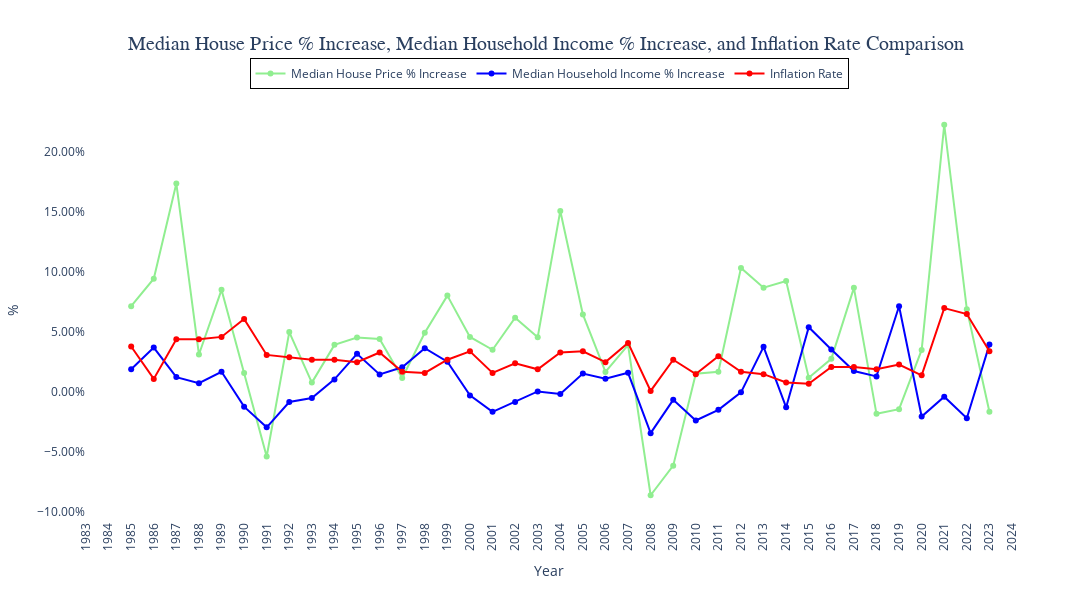

The cell this chart's notebook holds for it:
### Markdown cell above
### **Create a graph to compare the yearly Median House Price % Increase, vs the yearly Median Household Income % Increase, and the yearly Inflation Rate **

### Code cell
# Create the line chart for the Median House Price % Increase
price_line_chart = go.Scatter(x = combined_data_calculations_df["Year"],     # x-axis
                              y = combined_data_calculations_df["Median House Price % Increase"],     # y-axis
                              name = "Median House Price % Increase",     # line_chart legend title
                              mode = "lines+markers",     # Creates a line chart with markers at each data point
                              marker = dict(color = "lightgreen"),     # Changes the color of the line
                              )

# Create the line chart for Median Household Income % Increase
income_line_chart = go.Scatter(x = combined_data_calculations_df["Year"],     # x-axis
                               y = combined_data_calculations_df["Median Household Income % Increase"],     # y-axis
                               name = "Median Household Income % Increase",     # line_chart legend title
                               mode = "lines+markers",     # Creates a line chart with markers at each data point
                               marker = dict(color = "blue"),     # Changes the color of the line
                               )

# Create the line chart for Inflation Rate
inflation_line_chart = go.Scatter(x = combined_data_calculations_df["Year"],     # x-axis
                                  y = combined_data_calculations_df["Inflation Rate"],     # y-axis
                                  name = "Inflation Rate",     # inflation line chart legend title
                                  mode = "lines+markers",     # Creates a line chart with markers at each data point
                                  marker = dict(color = "red"),     # Changes the color of the line
                                  )

# Create the layout with a secondary y-axis for Inflation Rate
layout = go.Layout(title = "Median House Price % Increase, Median Household Income % Increase, and Inflation Rate Comparison",
                   xaxis = dict(title = "Year", 
                                tickangle = -90,     # Rotate tick labels to vertical
                                dtick = 1,     # Set the increment for x-axis ticks (1 year)
                                range = [1983, 2024]),     # Set the beginning and end values for the x-axis range
                   plot_bgcolor = "white",     # Set plot area background color
                   title_x = 0.5,    # Center the title
                   title_font = dict(size = 20, family = "Arial, bold"),     # Set the title font size and style
                   width = 1200,
                   height = 600,
                   yaxis = dict(title = "%", side = "left", tickformat = ".2%"),     # Format for y-axis
                   legend = dict(x = 0.5, y = 1.1,     # Position the legend
                                 xanchor = "center",     # Center the legend horizontally
                                 yanchor = "top",     # Anchor the legend to the bottom
                                 orientation = "h",     # Horizontal orientation
                                 bordercolor = "Black",     # Border color of the legend
                                 borderwidth = 1  # Border width of the legend
                                 )
                  )

# Create the figure with all three charts
combo_fig = go.Figure(data = [price_line_chart, income_line_chart, inflation_line_chart], layout = layout)

# Show the figure
combo_fig.show()

### Figure 1 — Plotly figure (JSON) as saved in the notebook; plotly's stock layout.template omitted (floating-point values rounded to 4 significant figures)
{"data": [{"marker": {"color": "lightgreen"}, "mode": "lines+markers", "name": "Median House Price % Increase", "type": "scatter", "x": [1985, 1986, 1987, 1988, 1989, 1990, 1991, 1992, 1993, 1994, 1995, 1996, 1997, 1998, 1999, 2000, 2001, 2002, 2003, 2004, 2005, 2006, 2007, 2008, 2009, 2010, 2011, 2012, 2013, 2014, 2015, 2016, 2017, 2018, 2019, 2020, 2021, 2022, 2023], "y": [0.0716, 0.09447, 0.1737, 0.03139, 0.08522, 0.01603, -0.05363, 0.05, 0.007937, 0.03937, 0.04545, 0.0442, 0.0118, 0.04938, 0.08039, 0.04598, 0.03528, 0.06201, 0.04577, 0.1509, 0.06469, 0.01683, 0.03916, -0.08586, -0.0612, 0.01539, 0.01694, 0.1035, 0.08701, 0.09247, 0.01204, 0.02777, 0.08684, -0.01805, -0.01417, 0.03516, 0.2227, 0.06908, -0.01627]}, {"marker": {"color": "blue"}, "mode": "lines+markers", "name": "Median Household Income % Increase", "type": "scatter", "x": [1985, 1986, 1987, 1988, 1989, 1990, 1991, 1992, 1993, 1994, 1995, 1996, 1997, 1998, 1999, 2000, 2001, 2002, 2003, 2004, 2005, 2006, 2007, 2008, 2009, 2010, 2011, 2012, 2013, 2014, 2015, 2016, 2017, 2018, 2019, 2020, 2021, 2022, 2023], "y": [0.01901, 0.03714, 0.01252, 0.007453, 0.017, -0.01207, -0.0293, -0.008231, -0.004882, 0.01063, 0.03188, 0.01474, 0.02071, 0.03664, 0.02541, -0.002706, -0.01642, -0.008131, 0.0005856, -0.001463, 0.01553, 0.01111, 0.01612, -0.03412, -0.006397, -0.02356, -0.01469, -0.0001521, 0.03772, -0.01261, 0.05404, 0.03549, 0.01755, 0.0131, 0.07151, -0.02032, -0.003771, -0.0217, 0.03959]}, {"marker": {"color": "red"}, "mode": "lines+markers", "name": "Inflation Rate", "type": "scatter", "x": [1985, 1986, 1987, 1988, 1989, 1990, 1991, 1992, 1993, 1994, 1995, 1996, 1997, 1998, 1999, 2000, 2001, 2002, 2003, 2004, 2005, 2006, 2007, 2008, 2009, 2010, 2011, 2012, 2013, 2014, 2015, 2016, 2017, 2018, 2019, 2020, 2021, 2022, 2023], "y": [0.038, 0.011, 0.044, 0.044, 0.046, 0.061, 0.031, 0.029, 0.027, 0.027, 0.025, 0.033, 0.017, 0.016, 0.027, 0.034, 0.016, 0.024, 0.019, 0.033, 0.034, 0.025, 0.041, 0.001, 0.027, 0.015, 0.03, 0.017, 0.015, 0.008, 0.007, 0.021, 0.021, 0.019, 0.023, 0.014, 0.07, 0.065, 0.034]}], "layout": {"height": 600, "legend": {"bordercolor": "Black", "borderwidth": 1, "orientation": "h", "x": 0.5, "xanchor": "center", "y": 1.1, "yanchor": "top"}, "plot_bgcolor": "white", "title": {"font": {"family": "Arial, bold", "size": 20}, "text": "Median House Price % Increase, Median Household Income % Increase, and Inflation Rate Comparison", "x": 0.5}, "width": 1200, "xaxis": {"dtick": 1, "range": [1983, 2024], "tickangle": -90, "title": {"text": "Year"}, "type": "linear"}, "yaxis": {"autorange": true, "range": [-0.1065, 0.2433], "side": "left", "tickformat": ".2%", "title": {"text": "%"}, "type": "linear"}}}
